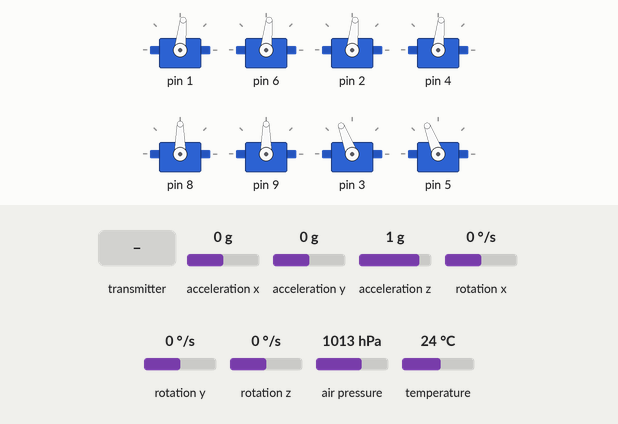
The program below on a simulated Teensy 4. Parts: 8 × servo. The inputs (shaded band) are chosen by the test bench; at power-on: acceleration x 0 g, acceleration y 0 g, acceleration z 1 g, rotation x 0 °/s, rotation y 0 °/s, rotation z 0 °/s, air pressure 1013 hPa, temperature 24 °C. What the program prints to the serial monitor is not drawn.

Above: at 1.2 s.
1.3 s: the transmitter starts sending ch.0 = 172
At 2.5 s:
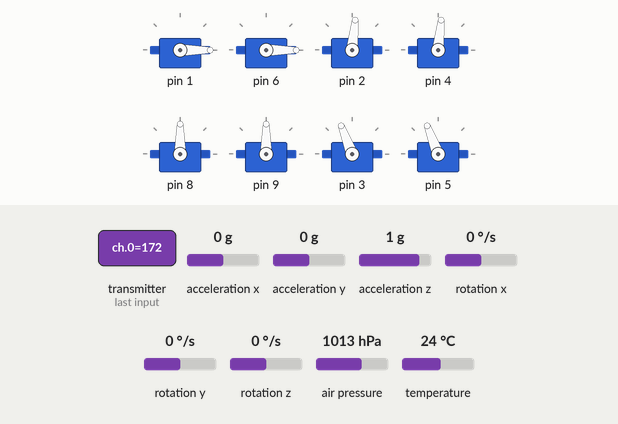
2.8 s: the transmitter starts sending ch.1 = 172
At 3.5 s:
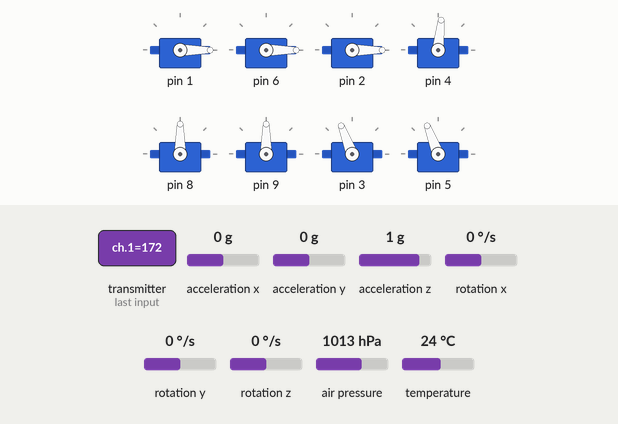
4.3 s: the transmitter starts sending ch.2 = 172
At 4.7 s:
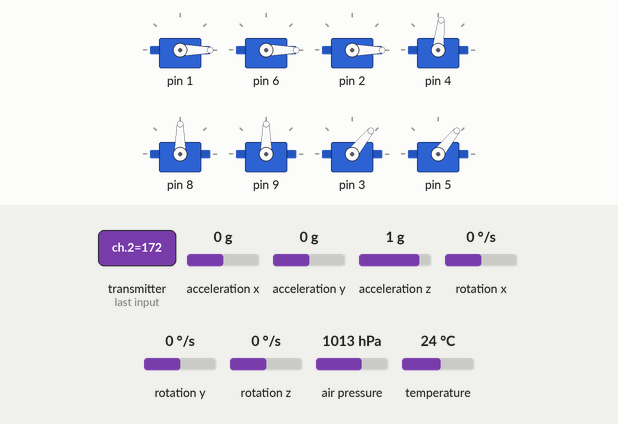
5.8 s: the transmitter starts sending ch.3 = 172
At 7.0 s:
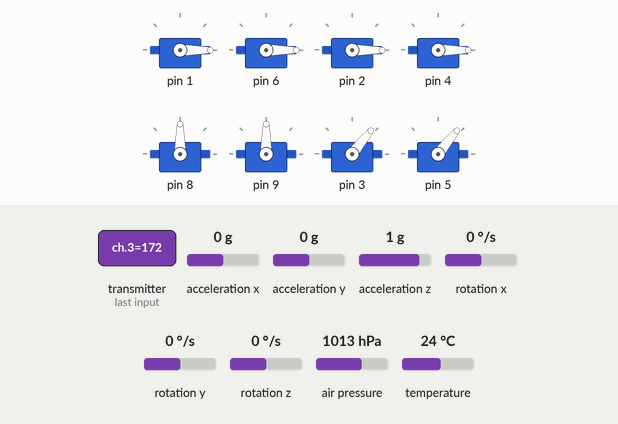
7.3 s: the transmitter starts sending ch.4 = 172
At 8.4 s:
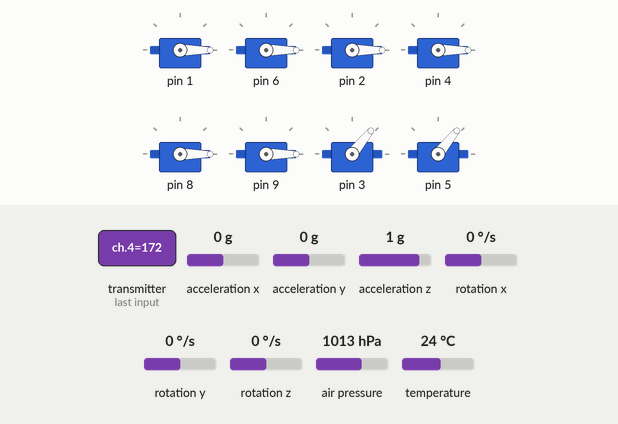
8.8 s: the transmitter starts sending ch.0 = 600
At 9.2 s:
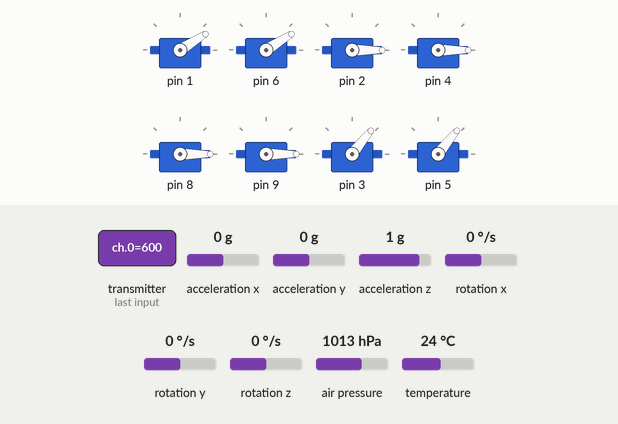
Timing chart, 0 to 11.3 s (numbered marks = the images above; inputs shaded):
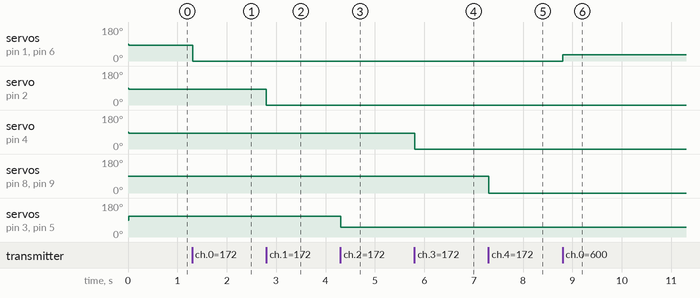

The program:

main.cpp
```cpp
#include <Arduino.h>

// 作成したモジュール（ヘッダ）群を読み込む
#include "Config.h"
#include "Telemetry.h"
#include "Control.h"
#include "Sensors.h"
#include "Receiver.h"
#include "Actuators.h"

// ==== グローバル変数の実体定義 ====
// Config.h で extern 宣言された変数の実体をここで作ります
unsigned long dt;
int counter;

// ==== 各種インスタンスの生成 ====
Axis_value Roll, Pitch, Yaw;
mpu_value MPU;
Sbus sbus(&Serial2);
BarometerSensor barometer(1013.25, 0.1);

PlaneData Plane_Data;
GroundData Ground_Data;
IM920SL_Generic<PlaneData, GroundData> im920(&Serial3);

RC_servo  Ail1(1,0.0,-1.0,1.0), Ail2(6,0.0,-1.0,1.0), Ele (2,0.0,-1.0,1.0),//ail:エルロン、ele:エレベーター、rud:ラダー、flp:フラップ
          Rud (4,0.0,-1.0,1.0), Flp1(8,0.0,-1,1), Flp2(9,0.0,-1,1);

RC_motor Thr_r(3,1.0),  Thr_l(5,1.0);

// ==== プロトタイプ宣言 ====
void update();
void print_PID(float r, float p, float y);
void print_MPU();
void print_sbus();

void setup() {
    MPU.begin();
    sbus.begin();

    Roll.setgains(0.0f, 0.0f, 0.0f, 0.0f, 0.0f, 0.0f, 0.001f);
    Pitch.setgains(0.0f, 0.0f, 0.0f, 0.0f, 0.0f, 0.0f, 0.001f);
    Yaw.setgains(0.0f, 0.0f, 0.0f, 0.0f, 0.0f, 0.0f, 0.001f);

    Ail1.begin(); Ail2.begin();
    Ele.begin();  Rud.begin();
    Flp1.begin(); Flp2.begin();

    Thr_r.begin(); Thr_l.begin();

    im920.begin();
    Serial.begin(115200);

    if (!barometer.begin()) {
        Serial.println("Barometer init failed!");
    }
}

void loop() {
    if (!frec()) return; // 周期制御

    update(); // データ更新

    // ミキシングとサーボ出力
    Ail1.write(Roll.des);
    Ail2.write(Roll.des);
    Ele.write(Pitch.des);
    Rud.write(Yaw.des);
    Flp1.flap(sbus.Ch_state(Aux1));
    Flp2.flap(sbus.Ch_state(Aux1));

    // モータのミキシングと出力
    if (1) {
        Thr_r.write(sbus.des[Ch::THR]);
        Thr_l.write(sbus.des[Ch::THR]);
    }
    else {
        Thr_r.write(0);
        Thr_l.write(0);
    }


// 通信とデバッグ表示
    if (counter % 100 == 0) {
            // 気圧センサ更新と通信パケット準備
        barometer.update();
        Plane_Data.ax = MPU.getRoll();//ax:ｘ軸の角度
        Plane_Data.ay = MPU.getPitch();//ay:yの
        Plane_Data.az = MPU.getYaw();//az:zの
        Plane_Data.gx = MPU.getGyroX();
        Plane_Data.gy = MPU.getGyroY();
        Plane_Data.gz = MPU.getGyroZ();
        Plane_Data.altitude = barometer.get_smoothed_altitude();

        Serial.print("\033[2J\033[H");
        im920.write(Plane_Data);
        print_PID(Roll.pid, Pitch.pid, Yaw.pid);
        print_MPU();
        print_sbus();
        Ground_Data.print();

        // ★ここを追加：Teensyの画面にも高度を出す
        Serial.print("★現在高度(Teensy側): ");
        Serial.print(Plane_Data.altitude);
        Serial.println(" m");
    }
}

// ==== 以下、メイン処理を支える関数 ====
void update() {
    MPU.update();
    sbus.update();

    Roll.update_value(sbus.des[Ch::ROLL], MPU.getRoll(), MPU.getAccX(), MPU.getGyroX());
    Pitch.update_value(sbus.des[Ch::PITCH], MPU.getPitch(), MPU.getAccY(), MPU.getGyroY());
    Yaw.update_value(sbus.des[Ch::YAW], MPU.getYaw(), MPU.getAccZ(), MPU.getGyroZ());

    Roll.update_RatePID(Roll.des);
    Pitch.update_RatePID(Pitch.des);
    Yaw.update_RatePID(Yaw.des);

    im920.read(Ground_Data);
}


void print_PID(float r, float p, float y) {
    Serial.print("|PIDRoll= "); Serial.print(r);
    Serial.print("|PIDPitch= "); Serial.print(p);
    Serial.print("|PIDYaw= "); Serial.print(y);
    Serial.print("\n");
}

void print_MPU() {
    Serial.print(Roll.ang, 2); Serial.print(",");
    Serial.print(Pitch.ang, 2); Serial.print(",");
    Serial.print(Yaw.ang, 2); Serial.print(",");
    Serial.print(Roll.gyr, 2); Serial.print(",");
    Serial.print(Pitch.gyr, 2); Serial.print(",");
    Serial.print(Yaw.gyr, 2); Serial.print(",");
    Serial.print("\n");
}

void print_sbus() {
    Serial.print("|ch1(ail1) = "); Serial.print(Roll.des, 2);
    Serial.print(" |ch2(ele) = "); Serial.print(Pitch.des, 2);
    Serial.print(" |ch3(thr) = "); Serial.print(sbus.des[Ch::THR], 2);
    Serial.print(" |ch4(rud) = "); Serial.print(Yaw.des, 2);
    Serial.print(" |ch5(swD) = "); Serial.print(sbus.des[4], 2);
    Serial.print(" |ch6(swB) = "); Serial.print(sbus.des[5], 2);
    Serial.print(" |ch7(swF) = "); Serial.print(sbus.des[Ch::THR_CUT], 2);
    Serial.print(" |ch8(swE) = "); Serial.print(sbus.des[7], 2);
    Serial.print(" |ch9(swF) = "); Serial.print(sbus.des[8], 2);
    Serial.print("\n");
}
```

Actuators.h
```cpp
//出力系
#pragma once
#include <Arduino.h>
#include <Servo.h>

class RC_servo{
  private:
  int _pin;
  float _des=1500,_offset,_end1,_end2,_inv;
  int _minPWM, _maxPWM ;
  Servo _servo;

  float float_to_microsec(float in) { return in*500+1500; }

  public:
  // コンストラクタで設定を流し込む
    RC_servo(int pin,float offset, float end1, float end2,bool reverse = false, int minPWM = 1000, int maxPWM = 2000)
    : _pin(pin), _offset(offset), _end1(end1), _end2(end2),  _inv(reverse ? -1 : 1), _minPWM(minPWM),_maxPWM(maxPWM){}


    void begin() {
      _servo.attach(_pin, _minPWM, _maxPWM); // ここで先ほどの3引数attachを活用！
    }

    void write(float input){
      if(input<0){
        input = input*fabs(_end1-_offset);
      }
      else{
        input = input*fabs(_end2-_offset);
      }
      _des = float_to_microsec(input*_inv + _offset);

      _servo.writeMicroseconds(int(_des));
    }

    void flap(Sw input){
      if(input ==up  ) write(1.0);
      if(input ==cen ) write(0.0);
      if(input ==down) write(-1.0);
    }

    void flapelon(Sw input,float off_up,float off_cen,float off_down){
      if(input ==up  ) write(1.0);
      if(input ==cen ) write(0.0);
      if(input ==down) write(-1.0);
    }
};

class RC_motor{
  private:
  int _pin, _minPWM, _maxPWM;
  float _des=0,_end2;
  Servo _servo;

  float float_to_microsec(float in) { return in*1000+1000; }

  public:
  // コンストラクタで設定を流し込む
    RC_motor(int pin,float end2 = 1.0, int minPWM = 600, int maxPWM = 2000)
      :_pin(pin),_minPWM(minPWM),_maxPWM(maxPWM),_end2(end2){}//リミットend2(end2_)


    void begin() {
      _servo.attach(_pin, _minPWM, _maxPWM); // ここで先ほどの3引数attachを活用！
    }

    void write(float input){

      input = input*fabs(_end2);

      _des = float_to_microsec(input);

      _servo.writeMicroseconds(int(_des));
    }
};
```

Control.h
```cpp
//制御、演算系
#pragma once
#include <Arduino.h>
#include "Config.h" // dt などを使うために必要

class PID {
    float kp_ori, ki_ori, kd_ori;
    float kp, ki, kd;
    float i, prev, d_lpf;
    float d_alpha, i_limit;

public:
    void initPID(float kp_i, float ki_i, float kd_i) {
        kp = kp_i; ki = ki_i; kd = kd_i;
        kp_ori = kp; ki_ori = ki; kd_ori = kd;
        i = 0; prev = 0; d_lpf = 0;
        i_limit = 200.0f;
        d_alpha = 0.7f;
    }

    void addjest(float kp_adj, float ki_adj, float kd_adj) {
        kp = kp_ori + kp_adj; ki = ki_ori + ki_adj; kd = kd_ori + kd_adj;
    }

    float pidStep(float input, float des, float kando) {
        float dt_sec = dt / 1e6f; // Config.h で extern 宣言された dt を使用
        float PID_value = 0;
        float e = des * kando - input;
        float d_raw = (e - prev) / dt_sec;
        i += e * dt_sec;
        d_lpf = d_alpha * d_lpf + (1.0f - d_alpha) * d_raw;
        prev = e;
        i = constrain(i, -i_limit, i_limit);
        PID_value = e * kp + i * ki + d_lpf * kd;
        return PID_value;
    }
};

class Axis_value {
public:
    float des, ang, acc, gyr;
    float pid_rate, pid_ang, pid;
    float Sen;
    PID c_rate, c_ang;

    void setgains(float kp_r, float ki_r, float kd_r, float kp_a, float ki_a, float kd_a, float Sen_in) {
        c_rate.initPID(kp_r, ki_r, kd_r);
        c_ang.initPID(kp_a, ki_a, kd_a);
        Sen = Sen_in;
    }

    void update_value(float des_in, float ang_in, float acc_in, float gyr_in) {
        des = des_in; ang = ang_in; acc = acc_in; gyr = gyr_in;
    }

    void update_RateAnglePID(){
        if(counter%10 == 0)  pid_ang  = c_ang.pidStep (ang,des,Sen);
        pid = c_rate.pidStep(gyr,pid_ang ,1);
    }

    void update_RatePID(float input) {
        pid = c_rate.pidStep(gyr, input, Sen);
    }

    void update_AnglePID(float input) {
        pid = c_ang.pidStep(ang, input, Sen);
    }

    void Rate_PID_adj(float kp_adj, float ki_adj, float kd_adj) {
        c_rate.addjest(kp_adj, ki_adj, kd_adj);
    }

    void Angle_PID_adj(float kp_adj, float ki_adj, float kd_adj) {
        c_ang.addjest(kp_adj, ki_adj, kd_adj);
    }
};
```

Receiver.h
```cpp
//入力系
#pragma once
#include <Arduino.h>
#include <sbus.h>
#include "Config.h"

class Sbus {
private:

    bfs::SbusRx *_sbus;
    bfs::SbusData _data;
    int i;

    int connection_fail;

    float scaleToUnit(float raw) {
        const float minVal = 360.0f;
        const float midVal = 1040.0f;
        const float maxVal = 1680.0f;

        // 範囲外をガード
        raw = constrain(raw, minVal, maxVal);

        if (raw >= midVal) {
            // 1040〜1680 を 0.5〜1.0 にマップ
            // (現在の値 - 中央) / (最大 - 中央) * 0.5 + 0.5
            return (raw - midVal) / (maxVal - midVal) * 0.5f + 0.5f;
        }
        else {
            // 360〜1040 を 0.0〜0.5 にマップ
            // (現在の値 - 最小) / (中央 - 最小) * 0.5
            return (raw - minVal) / (midVal - minVal) * 0.5f;
        }
    }

public:
    float des[16];

    Sbus(HardwareSerial *ser) {
        _sbus = new bfs::SbusRx(ser, true);
    }

    void begin() {
        _sbus->Begin();
    }

    void update() {

      if (_sbus->Read()) {
        _data = _sbus->data();
        connection_fail = 0;
      }
      else connection_fail++;//通信途絶検知用

      // SBUSの172-1811を0.0-1.0にマッピング
      for(i=0;i<16;i++){
        //if(i == 1)Serial.println(_data.ch[i]);
        float val = scaleToUnit(_data.ch[i]);//取得して0-1にマッピング
        val = (val < 0.0f) ? 0 : (val > 1.0f ? 1.0f : val);//?はif,:はelse,そのため(条件)? 結果 : 結果　みたいな感じ

        if(i!=Ch::THR) {
          val = (abs(val-0.50f)) < 0.02f ? 0.0f : val*2.0f-1.0f;
        }

        else {
          val = ((val) < 0.02f) ? 0.00 : val;
        }//thrだけ例外だね
        des[i]= val;
      }
    }

    Sw Ch_state(int ch) {
        if (des[ch] > 0.25)     return up;                //ここで条件式をそのままreturnする発想は私にはなかった(´・ω・｀)
        if (des[ch] < -0.25)    return down;
        return cen;
    }

    bool th_cut() {
        if(Ch_state(Ch::THR_CUT)==up)   return true;
        return false;
    }

    bool isSafe() {
        return !_data.failsafe && !(connection_fail>3000);
    }
};
```

Sensors.h
```cpp
//センサー系
#pragma once
#include <Arduino.h>
#include <Wire.h>
#include <Adafruit_BMP280.h>
#include "MPU6050.h"
#include <MadgwickAHRS.h>
#include "Config.h" // Timing::FREQUENCYなどを使うため

class mpu_value {
private:
    MPU6050 mpu;
    Madgwick filter;
    int16_t ax, ay, az;
    int16_t gx, gy, gz;
    const float ACCEL_SCALE = 16384.0;
    const float GYRO_SCALE = 131.0;

public:
    mpu_value() : mpu(0x68) {};

    void begin() {
        Wire.begin();
        Wire.setClock(400000);
        mpu.initialize();
        filter.begin(FREQUENCY);
        mpu.setXAccelOffset(0);
        mpu.setYAccelOffset(0);
        mpu.setZAccelOffset(0);
        mpu.setXGyroOffset(0);
        mpu.setYGyroOffset(0);
        mpu.setZGyroOffset(0);
    }

    void update() {
        mpu.getMotion6(&ax, &ay, &az, &gx, &gy, &gz);
        filter.updateIMU(getGyroX(), getGyroY(), getGyroZ(), getAccX(), getAccY(), getAccZ());
    }

    float getAccX() { return (float)ax / ACCEL_SCALE; }
    float getAccY() { return (float)ay / ACCEL_SCALE; }
    float getAccZ() { return (float)az / ACCEL_SCALE; }
    float getGyroX() { return (float)gx / GYRO_SCALE; }
    float getGyroY() { return (float)gy / GYRO_SCALE; }
    float getGyroZ() { return (float)gz / GYRO_SCALE; }
    float getRoll()  { return filter.getRoll(); }
    float getPitch() { return filter.getPitch(); }
    float getYaw()   { return filter.getYaw(); }
};

// --- 気圧センサ クラス ---
class BarometerSensor {
private:
    Adafruit_BMP280 bmp;
    float temperature;
    float pressure;
    float raw_altitude;
    float smoothed_altitude;

    float sea_level_pressure;
    float alpha;

public:
    BarometerSensor(float sea_level = 1013.25, float filter_alpha = 0.1) : bmp(&Wire1) {
        sea_level_pressure = sea_level;
        alpha = filter_alpha;
        temperature = 0.0;
        pressure = 0.0;
        raw_altitude = 0.0;
        smoothed_altitude = 0.0;
    }

    bool begin() {
        // ★ 0x76 と 0x77 の両方を自動で試す最強の初期化
        bool status = bmp.begin(0x76);
        if (!status) {
            status = bmp.begin(0x77);
        }

        if (!status) {
            Serial.println("【エラー】BMP280が見つかりません！配線を確認してください！");
            return false;
        }

        Serial.println("【成功】BMP280の接続を確認しました！");

        bmp.setSampling(Adafruit_BMP280::MODE_NORMAL,
                        Adafruit_BMP280::SAMPLING_X2,
                        Adafruit_BMP280::SAMPLING_X16,
                        Adafruit_BMP280::FILTER_X16,
                        Adafruit_BMP280::STANDBY_MS_500);
        return true;
    }

// ... 以下略 (update関数などはそのまま) ...
    void update() {
        temperature = bmp.readTemperature();
        pressure = bmp.readPressure() / 100.0F;
        raw_altitude = bmp.readAltitude(sea_level_pressure);

        if (smoothed_altitude == 0.0) {
            smoothed_altitude = raw_altitude;
        } else {
            smoothed_altitude = (alpha * raw_altitude) + ((1.0 - alpha) * smoothed_altitude);
        }
    }

    float get_temperature() { return temperature; }
    float get_pressure() { return pressure; }
    float get_raw_altitude() { return raw_altitude; }
    float get_smoothed_altitude() { return smoothed_altitude; }
};
```

Telemetry.h
```cpp
//通信系
#pragma once
#include <Arduino.h>
#include "Config.h"

template <typename Sender, typename Reciver>
class IM920SL_Generic {
private:
    HardwareSerial *_IM920SL_Serial;
    String _raw = "";
    String _temp = "";
    String _Byte = "";

public:
    IM920SL_Generic(HardwareSerial *IM920SL_Serial) : _IM920SL_Serial(IM920SL_Serial) {}

    void begin() {
        _IM920SL_Serial->begin(19200);
        _raw.reserve(300);
        _temp.reserve(300);
        _Byte.reserve(300);
    }

    void write(Sender &data) {
        uint8_t *p = (uint8_t *)&data;
        size_t size = sizeof(Sender);
        uint32_t _check_sum = 0;
        _IM920SL_Serial->print("TXDA");
        for (size_t i = 0; i < size; i++) {
            char buf[3];
            _check_sum += p[i];
            sprintf(buf, "%02X", p[i]);
            _IM920SL_Serial->print(buf);
        }
        _check_sum = ~_check_sum + 1;
        uint8_t *q = (uint8_t *)&(_check_sum);
        for (size_t i = 0; i < sizeof(_check_sum); i++) {
            char buf[3];
            sprintf(buf, "%02X", q[i]);
            _IM920SL_Serial->print(buf);
        }
        _IM920SL_Serial->print("\r\n");
    }

    bool read(Reciver &data) {
        uint8_t *p = (uint8_t *)&data;
        size_t size = sizeof(Reciver);
        uint32_t _check_sum = 0;
        if (get_stl()) {
            for (size_t i = 0; i < size; i++) {
                _Byte = _temp;
                _Byte.remove(2, _Byte.length());
                p[i] = (uint8_t)strtoul(_Byte.c_str(), NULL, 16);
                _check_sum += p[i];
                _temp.remove(0, 2);
            }
            uint32_t q;
            uint8_t *r = (uint8_t *)&q;
            for (size_t i = 0; i < sizeof(_check_sum); i++) {
                _Byte = _temp;
                _Byte.remove(2, _Byte.length());
                r[i] = (uint8_t)strtoul(_Byte.c_str(), NULL, 16);
                _temp.remove(0, 2);
            }
            if (_check_sum + q == 0) return true;
        }
        return false;
    }

    bool get_stl() {
        while (_IM920SL_Serial->available() > 0) {
            _raw += (char)_IM920SL_Serial->read();
        }
        if (_raw.indexOf("\r\n") == -1) return false;
        if (_raw.indexOf(':') == -1) {
            Serial.println(_raw);
            _raw.remove(0, _raw.indexOf("\r\n") + 2);
            return false;
        } else {
            int line_end = _raw.indexOf("\r\n");
            int colon = _raw.indexOf(':');
            _temp = _raw;
            _raw.remove(0, line_end + 2);
            _temp.remove(line_end, _temp.length());
            _temp.remove(0, colon + 1);
            _temp.replace(",", "");
            return true;
        }
    }
};
```

Config.h
```cpp
//設定、共通データ
#pragma once
#include <Arduino.h>

// ==== 通信用の構造体 ====
struct __attribute__((__packed__)) PlaneData {
    float ax, ay, az;
    float gx, gy, gz;
    float altitude;

    void print() const {
        Serial.printf("Accel: [%.2f, %.2f, %.2f] g\n", ax, ay, az);
        Serial.printf("Gyro : [%.2f, %.2f, %.2f] deg/s\n", gx, gy, gz);
        Serial.printf("Alt  : %.2f m\n", altitude);
    }
};

struct __attribute__((__packed__)) GroundData {
    float p_adj, i_adj, d_adj;
    float roll, pitch, yaw;

    void print() const {
        Serial.println("=== Ground Data ===");
        Serial.printf("PID Adjust: P=%.3f, I=%.3f, D=%.3f\n", p_adj, i_adj, d_adj);
        Serial.printf("Attitude  : Roll=%.1f, Pitch=%.1f, Yaw=%.1f\n", roll, pitch, yaw);
    }
};
constexpr int GROUND_DATA_NUM = 6;
// ==== グローバル変数の宣言 (実体はmain.cppに置く) ====
extern unsigned long dt;
extern int counter;

// ==== スイッチやチャンネルの定義 ====
enum Sw {
    up,
    cen,
    down
};

enum Ch {
  ROLL,PITCH,THR,YAW,Aux1,THR_CUT,Aux2,Aux3,Aux4,Aux5
};

// ==== タイミング制御 ====
constexpr float FREQUENCY = 1000.0f;  //(Hz)とっても大事！！！制御周期！！！
constexpr unsigned long PERIOD = 1*1e6f/FREQUENCY;//microに合わせた一周期当たりの時間
bool frec() {
    static u_int32_t t_prev = micros();
    u_int32_t t_now = micros();
    dt = t_now - t_prev;
    if (dt < PERIOD) return false;

    t_prev = t_now;
    if (counter == 1000) counter = 1; else counter++;
    if (dt > PERIOD*1.01) Serial.println(dt);

    return true;
}
```

Measured:
- after the input at 1.3 s, servo on pin 1, servo on pin 6: 84° → 0° at once
- after the input at 2.8 s, servo on pin 2: 84° → 0° at once
- after the input at 4.3 s, servo on pin 3, servo on pin 5: 111° → 51° at once
- after the input at 5.8 s, servo on pin 4: 84° → 0° at once
- after the input at 7.3 s, servo on pin 8, servo on pin 9: 90° → 0° at once
- after the input at 8.8 s, servo on pin 1, servo on pin 6: 0° → 32° at once
